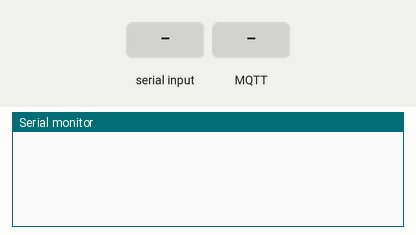
The sketch below on a simulated ESP32. On the bench: the last lines printed to the serial monitor. Inputs (shaded band) come from the test bench. WiFi joins after 1.5 s; servers stay silent unless stated; no MQTT or app messages arrive unless stated.

Above: at 0.8 s.
0.9 s: "act12345\n" received over Serial
At 1.9 s:
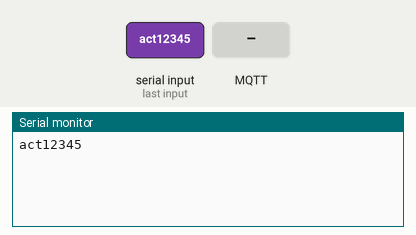
2.4 s: "HIGH\n" received over Serial
At 3.1 s:
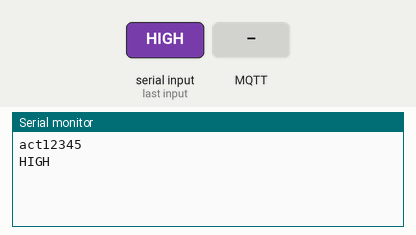
3.9 s: "90,45\n" received over Serial
At 4.3 s:
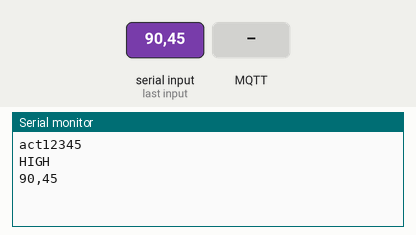
5.9 s: MQTT message "act12345" arrives on the first subscribed topic
At 6.7 s:
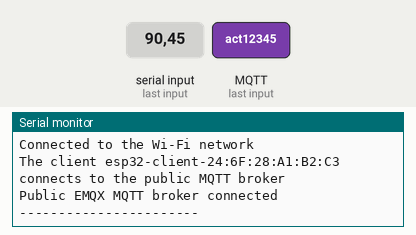

The sketch:

ESP32_embedded_code.ino
```cpp
#include <WiFi.h>
#include <PubSubClient.h>
#include <ArduinoJson.h>
// WiFi
//  char *ssid = "ACTFIBERNET"; // Enter your WiFi name
//  char *password = "act12345";  // Enter WiFi password

// MQTT Broker
//  char *mqtt_broker = "192.168.0.107";
const char* topic = "rooms/AB1-202";
const char *mqtt_username = "";
const char *mqtt_password = "";
const int mqtt_port = 1883;

WiFiClient espClient;
PubSubClient client(espClient);

void setup() {

  // pinMode(2,OUTPUT);
    // Set software serial baud to 115200;
    Serial.begin(115200);
    const char* ssid = getLine();
    Serial.println(ssid);
    const char* password = getLine();
    Serial.println(password);
    const char* mqtt_broker = getLine();
    Serial.println(mqtt_broker);
    // Connecting to a WiFi network
    WiFi.begin(ssid, password);
    while (WiFi.status() != WL_CONNECTED) {
        delay(500);
        Serial.println("Connecting to WiFi..");
    }
    Serial.println("Connected to the Wi-Fi network");
    //connecting to a mqtt broker
    client.setServer(mqtt_broker, mqtt_port);
    client.setCallback(callback);
    String client_id = "esp32-client-";
    client_id += String(WiFi.macAddress());
    while (!client.connected()) {
        Serial.printf("The client %s connects to the public MQTT broker\n", client_id.c_str());
        if (client.connect(client_id.c_str(), mqtt_username, mqtt_password)) {
            Serial.println("Public EMQX MQTT broker connected");
        } else {
            Serial.print("failed with state ");
            Serial.println(client.state());
            delay(2000);
        }
    }
    // Publish and subscribe
    String msg = "Hi, I'm \"";
    msg+=client_id;
    msg+=String("\"");
    client.publish(topic, msg.c_str());
    client.subscribe(topic);
    digitalWrite(2,(uint8_t) 1);
    delay(500);
    digitalWrite(2,(uint8_t) 0);

}

void callback(char *topic, byte *payload, unsigned int length) {

  StaticJsonDocument<200> doc;
  deserializeJson(doc, payload, length);
  uint8_t pin;
  uint8_t state;
  for (JsonPair kv: doc.as<JsonObject>()){
    pin = String(kv.key().c_str()).toInt();
    state = String(kv.value()).equals("HIGH");

    pinMode(pin,OUTPUT);
    digitalWrite(pin,state);

    Serial.printf("%d:\t%d\n",pin,state);
  }
  Serial.println("-----------------------");
  Serial.flush();
    // Serial.print("")
    // Serial.print("Message arrived in topic: ");
    // Serial.println(topic);
    // Serial.print("Message:");
    // for (int i = 0; i < length; i++) {
    //     Serial.print((char) payload[i]);
    // }
    // Serial.println();
}

char* getLine(){
  bool t=true;
  String s;
  while (!Serial.available() && t){
    s= Serial.readStringUntil('\n');
    t = s.length()==0;
  }
  int n = s.length();
  char* result = (char*)malloc(n+1);
  if (result!=NULL){
    strcpy(result,s.c_str());
  }
  return result;
}
void loop() {
    client.loop();
}
```

Measured:
- after the input at 0.9 s, the serial monitor: prints a new line at once (image 1)
- after the input at 2.4 s, the serial monitor: prints a new line at once (image 2)
- after the input at 3.9 s, the serial monitor: prints a new line at once (image 3)
- after the input at 5.9 s, the serial monitor: prints a new line after 0.06 s (image 4)
